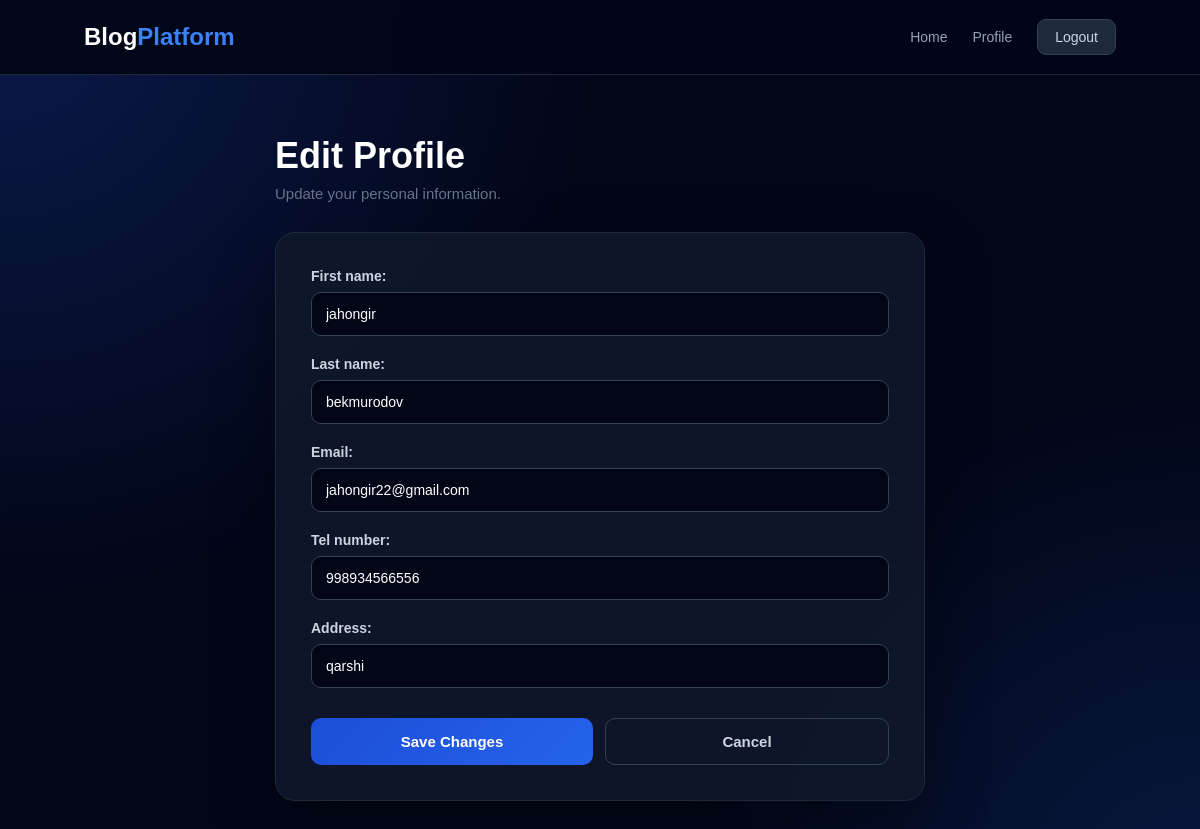
Screenshot of /profile/edit/ (signed in) with the database file from the repository.
### users/models.py (models this page shows, shortened)
class CustomUser(AbstractUser):
    username = models.CharField(max_length=150, unique=True)
    email = models.EmailField(max_length=150, unique=True, blank=True, null=True)
    avatar = models.ImageField(upload_to="avatars/", default="avatars/default.png" )
    bio = models.TextField(max_length=150, blank=True, null=True)
    website = models.URLField(blank=True, null=True)
    social_links = models.JSONField(default=dict, blank=True, null=True)
    created_at = models.DateTimeField(auto_now_add=True)
    updated_at = models.DateTimeField(auto_now=True)
    tel_number = models.CharField( max_length=15,blank=True,null=True)
    address = models.CharField(max_length=250,blank=True,null=True)
    class Meta:
        verbose_name = "User"
        verbose_name_plural = "Users"
    ordering = ['-created_at']

### users/views.py (the view, shortened to what this page needs)
# urls.py: path("profile/edit/",ProfileEditView.as_view(),name="profile_edit"),
class ProfileEditView(LoginRequiredMixin, View):
    def get(self, request):
        form = ProfileEditForm(instance=request.user)
        return render(request,'users/profile_edit.html',{'form': form})

### users/forms.py
class ProfileEditForm(forms.ModelForm):
    class Meta:
        model = CustomUser
        fields = [
            "first_name",
            "last_name",
            "email",
            "tel_number",
            "address",
        ]

### templates/users/profile_edit.html (shortened to what this page needs)
<!DOCTYPE html>
<html lang="en">
<head>
</head>
<body>
<nav class="navbar">
    <div class="logo">
        Blog<span>Platform</span>
    </div>
    <div class="nav-links">
        <a href="{% url 'home' %}">
            Home
        </a>
        <a href="{% url 'profile' %}">
            Profile
        </a>
        <a href="{% url 'logout' %}" class="logout-btn">
            Logout
        </a>
    </div>
</nav>
<main class="container">
    <div class="page-title">
        <h1>
            Edit Profile
        </h1>
        <p>
            Update your personal information.
        </p>
    </div>
    <div class="form-card">
        <form method="POST">
            {{ form.as_p }}
            <div class="actions">
                <button
                    type="submit"
                    class="save-btn"
                >
                    Save Changes
                </button>
                <a
                    href="{% url 'profile' %}"
                    class="cancel-btn"
                >
                    Cancel
                </a>
            </div>
        </form>
    </div>
</main>
</body>
</html>

### templates/users/profile_edit.html (style rules this page uses)
* { margin: 0; padding: 0; box-sizing: border-box; }
body { min-height: 100vh; font-family: Arial, sans-serif; color: #e2e8f0; background: radial-gradient( circle at top left, rgba(30, 64, 175, 0.35), transparent 40% ), radial-gradient( circle at bottom right, rgba(37, 99, 235, 0.20), transparent 35% ), #020617; padding-bottom: 50px; }
.navbar { height: 75px; padding: 0 7%; display: flex; align-items: center; justify-content: space-between; background: rgba(2, 6, 23, 0.96); border-bottom: 1px solid #1e293b; }
.logo { font-size: 24px; font-weight: 800; color: white; }
.logo span { color: #3b82f6; }
.nav-links { display: flex; align-items: center; gap: 25px; }
.nav-links a { color: #94a3b8; text-decoration: none; font-size: 14px; transition: 0.2s; }
.logout-btn { padding: 9px 17px; background: #1e293b; border: 1px solid #334155; border-radius: 9px; color: #cbd5e1 !important; }
.container { width: 100%; max-width: 700px; margin: 60px auto; padding: 0 25px; }
.page-title { margin-bottom: 30px; }
.page-title h1 { color: white; font-size: 36px; margin-bottom: 8px; }
.page-title p { color: #64748b; font-size: 15px; }
.form-card { background: rgba(15, 23, 42, 0.95); border: 1px solid #1e293b; border-radius: 20px; padding: 35px; box-shadow: 0 25px 60px rgba(0, 0, 0, 0.35); }
form p { margin-bottom: 20px; }
form label { display: block; margin-bottom: 8px; color: #cbd5e1; font-size: 14px; font-weight: 600; }
form input, form textarea, form select { width: 100%; padding: 13px 14px; background: #020617; border: 1px solid #334155; border-radius: 10px; color: white; font-size: 14px; outline: none; transition: 0.2s; }
.actions { display: flex; gap: 12px; margin-top: 30px; }
.save-btn { flex: 1; padding: 14px; border: none; border-radius: 10px; background: linear-gradient( 135deg, #1d4ed8, #2563eb ); color: white; font-size: 15px; font-weight: 700; cursor: pointer; transition: 0.2s; }
.cancel-btn { flex: 1; display: flex; align-items: center; justify-content: center; padding: 14px; border: 1px solid #334155; border-radius: 10px; color: #cbd5e1; text-decoration: none; font-size: 15px; font-weight: 600; transition: 0.2s; }

### rows the page displays
CustomUser: first_name "jahongir", last_name "bekmurodov", email "jahongir22@gmail.com", tel_number "998934566556", address "qarshi"
